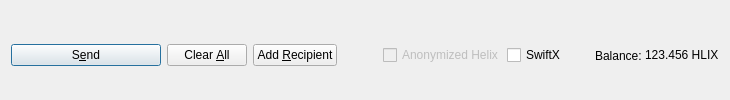
         <widget class="QFrame" name="frame_Send">
          <layout class="QHBoxLayout" name="horizontalLayout">
           <property name="bottomMargin">
            <number>0</number>
           </property>
           <item>
            <widget class="QPushButton" name="sendButton">
             <property name="minimumSize">
              <size>
               <width>150</width>
               <height>0</height>
              </size>
             </property>
             <property name="toolTip">
              <string>Confirm the send action</string>
             </property>
             <property name="text">
              <string>S&amp;end</string>
             </property>
             <property name="icon">
              <iconset resource="../helix.qrc">
               <normaloff>:/icons/send</normaloff>:/icons/send</iconset>
             </property>
             <property name="autoDefault">
              <bool>false</bool>
             </property>
             <property name="default">
              <bool>true</bool>
             </property>
            </widget>
           </item>
           <item>
            <widget class="QPushButton" name="clearButton">
             <property name="sizePolicy">
              <sizepolicy hsizetype="Minimum" vsizetype="Fixed">
               <horstretch>0</horstretch>
               <verstretch>0</verstretch>
              </sizepolicy>
             </property>
             <property name="toolTip">
              <string>Clear all fields of the form.</string>
             </property>
             <property name="text">
              <string>Clear &amp;All</string>
             </property>
             <property name="icon">
              <iconset resource="../helix.qrc">
               <normaloff>:/icons/remove</normaloff>:/icons/remove</iconset>
             </property>
             <property name="autoDefault">
              <bool>false</bool>
             </property>
            </widget>
           </item>
           <item>
            <widget class="QPushButton" name="addButton">
             <property name="toolTip">
              <string>Send to multiple recipients at once</string>
             </property>
             <property name="text">
              <string>Add &amp;Recipient</string>
             </property>
             <property name="icon">
              <iconset resource="../helix.qrc">
               <normaloff>:/icons/add</normaloff>:/icons/add</iconset>
             </property>
             <property name="autoDefault">
              <bool>false</bool>
             </property>
            </widget>
           </item>
           <item>
            <spacer name="horizontalSpacer">
             <property name="orientation">
              <enum>Qt::Horizontal</enum>
             </property>
             <property name="sizeHint" stdset="0">
              <size>
               <width>40</width>
               <height>20</height>
              </size>
             </property>
            </spacer>
           </item>
           <item>
            <layout class="QHBoxLayout" name="horizontalLayout_2">
             <property name="spacing">
              <number>3</number>
             </property>
             <item>
              <widget class="QCheckBox" name="checkzHLIX">
               <property name="enabled">
                <bool>false</bool>
               </property>
               <property name="text">
                <string>Anonymized Helix</string>
               </property>
              </widget>
             </item>
             <item>
              <widget class="QCheckBox" name="checkSwiftTX">
               <property name="enabled">
                <bool>true</bool>
               </property>
               <property name="minimumSize">
                <size>
                 <width>85</width>
                 <height>0</height>
                </size>
               </property>
               <property name="text">
                <string>SwiftX</string>
               </property>
              </widget>
             </item>
             <item>
              <widget class="QLabel" name="label">
               <property name="text">
                <string>Balance:</string>
               </property>
              </widget>
             </item>
             <item>
              <widget class="QLabel" name="labelBalance">
               <property name="sizePolicy">
                <sizepolicy hsizetype="Preferred" vsizetype="Fixed">
                 <horstretch>0</horstretch>
                 <verstretch>0</verstretch>
                </sizepolicy>
               </property>
               <property name="cursor">
                <cursorShape>IBeamCursor</cursorShape>
               </property>
               <property name="text">
                <string notr="true">123.456 HLIX</string>
               </property>
               <property name="textInteractionFlags">
                <set>Qt::LinksAccessibleByMouse|Qt::TextSelectableByKeyboard|Qt::TextSelectableByMouse</set>
               </property>
              </widget>
             </item>
            </layout>
           </item>
          </layout>
         </widget>
